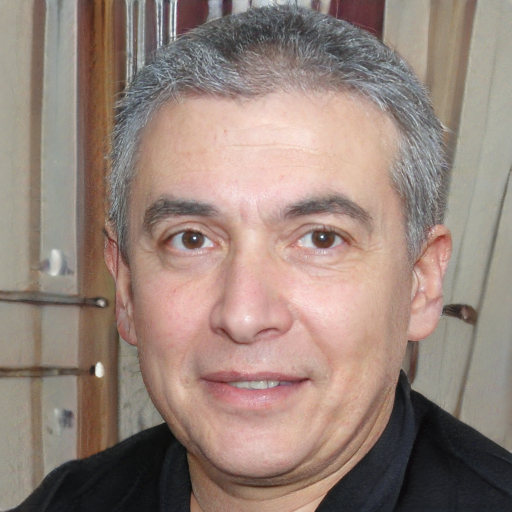
#> input picture images/download (1).jpg, 1024 x 1024 px (shown at 1/2 size)
$ python -i image_features.py   (imports and definitions only)   (older library calls are emulated)
#> lines starting #> are read from the running program, lines starting #| are printed output that depends on the picture
#> further down, picture is the input picture: shape (1024, 1024, 3); mean B, G, R 122.1, 131.5, 150.8
"""Image feature extraction utilities using OpenCV and NumPy."""

import io
from pathlib import Path

import cv2
import numpy as np
from PIL import Image
from PIL.ExifTags import TAGS

ALLOWED_IMAGE = {".jpg", ".jpeg", ".png", ".webp"}


def validate_image_file(filename: str) -> str:
    """Validate image file extension. Returns extension or raises ValueError."""
    ext = Path(filename).suffix.lower()
    if ext not in ALLOWED_IMAGE:
        raise ValueError(
            f"File type '{ext}' is not supported. Accepted: {', '.join(sorted(ALLOWED_IMAGE))}"
        )
    return ext


def load_image(image_bytes: bytes) -> np.ndarray:
    """Load image bytes into a numpy array (BGR format for OpenCV)."""
    nparr = np.frombuffer(image_bytes, np.uint8)
    img = cv2.imdecode(nparr, cv2.IMREAD_COLOR)
    if img is None:
        raise ValueError("Could not decode image file")
    return img


def extract_features(image: np.ndarray) -> dict:
    """Extract image features for deepfake analysis."""
    h, w = image.shape[:2]
#> h = 1024; w = 1024

    # --- Frequency domain analysis (FFT) ---
    gray = cv2.cvtColor(image, cv2.COLOR_BGR2GRAY)
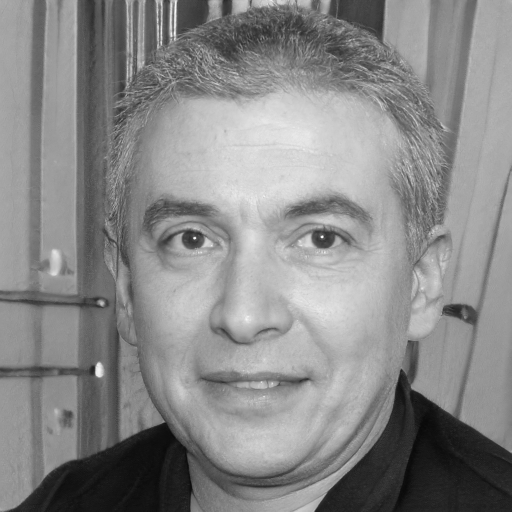
#> gray: shape (1024, 1024) (shown at 1/2 size); min 8, max 254, mean 136.2
    fft = np.fft.fft2(gray)
    fft_shift = np.fft.fftshift(fft)
    magnitude = np.abs(fft_shift)

    h_half, w_half = h // 2, w // 2
#> h_half = 512; w_half = 512
    center_size = min(h, w) // 8
#> center_size = 128
    low_freq = magnitude[
        h_half - center_size : h_half + center_size,
        w_half - center_size : w_half + center_size,
    ]
    total_energy = float(np.sum(magnitude))
#> total_energy = 6.38e+09
    low_energy = float(np.sum(low_freq))
#> low_energy = 3.19e+09
    high_freq_ratio = 1.0 - (low_energy / total_energy) if total_energy > 0 else 0.0
#> high_freq_ratio = 0.5

    log_magnitude = np.log1p(magnitude)
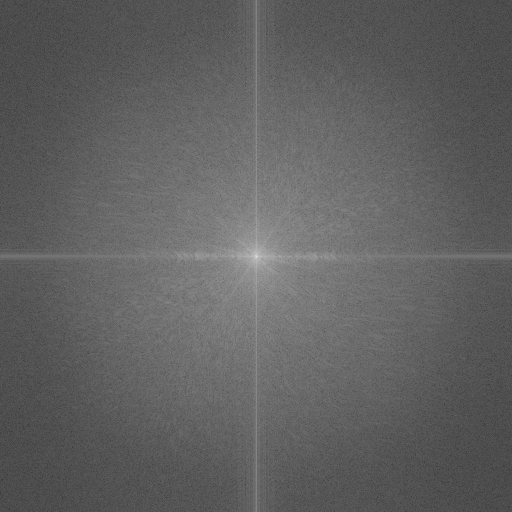
#> log_magnitude: shape (1024, 1024) float64 (shown at 1/2 size); min 0.78, max 18.78, mean 7.63; drawn with min black and max white
    freq_std = float(np.std(log_magnitude))
#> freq_std = 1.28
    has_gan_artifacts = freq_std < 2.0 and high_freq_ratio > 0.7
#> has_gan_artifacts = False

    if has_gan_artifacts:
        frequency_anomalies = "high_frequency_grid_pattern"
    elif high_freq_ratio > 0.8:
        frequency_anomalies = "unusual_high_freq_energy"
    else:
        frequency_anomalies = "normal_distribution"

    # --- Face detection ---
    face_cascade = cv2.CascadeClassifier(
        cv2.data.haarcascades + "haarcascade_frontalface_default.xml"
    )
    gray_small = cv2.resize(gray, (min(w, 800), min(h, 800)))
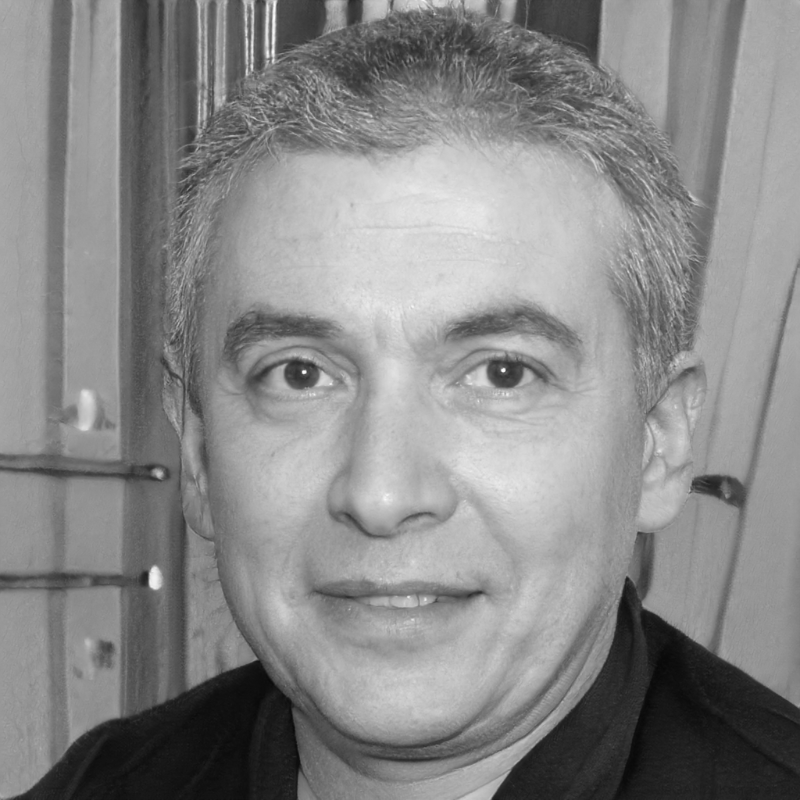
#> gray_small: shape (800, 800); min 8, max 251, mean 136.1
    faces = face_cascade.detectMultiScale(gray_small, scaleFactor=1.1, minNeighbors=5)
#> faces = [[134, 167, 524, 524]]
    face_detected = len(faces) > 0
#> face_detected = True

    # --- Facial symmetry ---
    facial_symmetry = 0.0
    if face_detected:
        fx, fy, fw, fh = faces[0]
#> fx = 134; fy = 167; fw = 524; fh = 524
        face_roi = gray_small[fy : fy + fh, fx : fx + fw]
        face_roi = cv2.resize(face_roi, (100, 100))
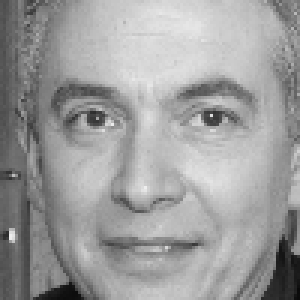
#> face_roi: shape (100, 100) (shown 3 times larger); min 10, max 238, mean 157.1
        left_half = face_roi[:, :50]
        right_half = cv2.flip(face_roi[:, 50:], 1)
        diff = np.abs(left_half.astype(float) - right_half.astype(float))
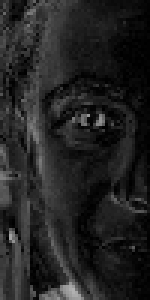
#> diff: shape (100, 50) float64 (shown 3 times larger); min 0, max 178, mean 34.7
        symmetry = 1.0 - (np.mean(diff) / 255.0)
#> symmetry = 0.864
        facial_symmetry = round(float(symmetry), 2)
#> facial_symmetry = 0.86

    # --- Lighting consistency ---
    h2, w2 = h // 2, w // 2
#> h2 = 512; w2 = 512
    quadrants = [
        gray[:h2, :w2],
        gray[:h2, w2:],
        gray[h2:, :w2],
        gray[h2:, w2:],
    ]
    quad_means = [float(np.mean(q)) for q in quadrants]
#> quad_means = [137.9, 155, 120, 131.9]
    lighting_consistency = round(1.0 - (np.std(quad_means) / 128.0), 2)
#> lighting_consistency = 0.9
    lighting_consistency = max(0.0, min(1.0, lighting_consistency))

    # --- Skin texture smoothness (GAN face detector) ---
    # StyleGAN faces lack natural skin texture (pores, fine lines).
    # Measure via local variance in the face region — too smooth = suspicious.
    skin_smoothness = 0.0
    if face_detected:
        fx, fy, fw, fh = faces[0]
        # Focus on cheek/forehead area (center of face)
        margin_x = int(fw * 0.2)
#> margin_x = 104
        margin_y = int(fh * 0.2)
#> margin_y = 104
        face_region = gray_small[
            fy + margin_y : fy + fh - margin_y,
            fx + margin_x : fx + fw - margin_x,
        ]
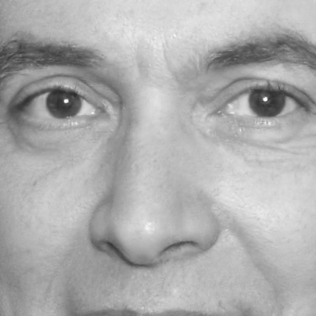
#> face_region: shape (316, 316); min 45, max 251, mean 172.9
        if face_region.size > 0:
            # Local variance using Laplacian (measures texture detail)
            laplacian = cv2.Laplacian(face_region, cv2.CV_64F)
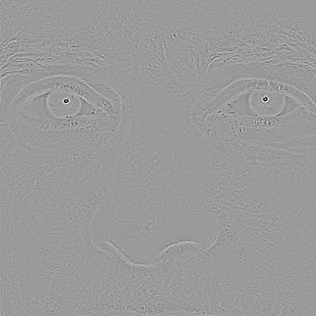
#> laplacian: shape (316, 316) float64; min -179, max 117, mean 0; drawn with min black and max white
            local_var = float(np.var(laplacian))
#> local_var = 58.85
            # Real skin has variance ~500-2000, GAN skin is often ~50-300
            # Normalize to 0-1 scale where 1.0 = suspiciously smooth
            skin_smoothness = round(max(0.0, min(1.0, 1.0 - (local_var - 50) / 1500)), 2)
#> skin_smoothness = 0.99

    # --- Metadata integrity ---
    metadata_integrity = check_metadata_integrity(image)
#> metadata_integrity = 'unknown'

    return {
        "gan_artifacts": has_gan_artifacts,
        "frequency_anomalies": frequency_anomalies,
        "facial_symmetry": facial_symmetry,
        "lighting_consistency": lighting_consistency,
        "metadata_integrity": metadata_integrity,
        "face_detected": face_detected,
        "skin_smoothness": skin_smoothness,
        "image_dimensions": f"{w}x{h}",
    }


def check_metadata_integrity(image_bytes_or_pil_source) -> str:
    """Check EXIF metadata status.

    AI-generated images typically have stripped or minimal EXIF data.
    Real camera photos usually have rich EXIF data (camera model, settings, etc).
    """
    try:
        if isinstance(image_bytes_or_pil_source, bytes):
            img = Image.open(io.BytesIO(image_bytes_or_pil_source))
        else:
            return "unknown"
    except Exception:
        return "unknown"

    exif_data = img._getexif()
    if exif_data is None:
        return "exif_stripped"

    camera_tags = {
        271: "Make",
        272: "Model",
        33434: "ExposureTime",
        33437: "FNumber",
        37500: "MakerNote",
        36867: "DateTimeOriginal",
    }
    found_camera_tags = sum(1 for tag_id in camera_tags if tag_id in exif_data)

    if found_camera_tags >= 3:
        return "clean"
    elif found_camera_tags >= 1:
        return "partial"
    else:
        return "exif_stripped"

>>> import cv2
>>> picture = cv2.imread('../../images/download (1).jpg')
>>> result = extract_features(picture)
#> result = {'gan_artifacts': False, 'frequency_anomalies': 'normal_distribution', 'facial_symmetry': 0.86, 'lighting_consistency': 0.9, 'metadata_integrity': 'unknown', 'face_detected': True, 'skin_smoothness': 0.99, 'image_dimensions': '1024x1024'}

$ run again, on images/images.jpg
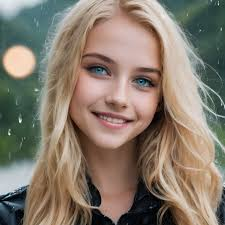
#> input picture images/images.jpg, 225 x 225 px
#> picture is the input picture: shape (225, 225, 3); mean B, G, R 108.8, 122.6, 134.7
#> total_energy = 176122558.8
#> low_energy = 79008366.3
#> high_freq_ratio = 0.551
#> in extract_features, `log_magnitude = np.log1p(magnitude)`:
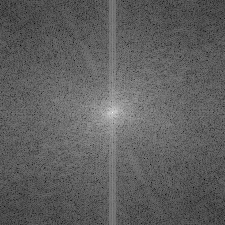
#> log_magnitude: shape (225, 225) float64; min 2.42, max 15.66, mean 7.37; drawn with min black and max white
#> freq_std = 1.06
#> has_gan_artifacts = False
#> faces = [[57, 30, 120, 120]]
#> face_detected = True
#> fx = 57; fy = 30; fw = 120
#> symmetry = 0.813
#> facial_symmetry = 0.81
#> quad_means = [132.6, 138.7, 110.6, 116.8]
#> lighting_consistency = 0.91
#> margin_x = 24
#> in extract_features, `laplacian = cv2.Laplacian(face_region, cv2.CV_64F)`:
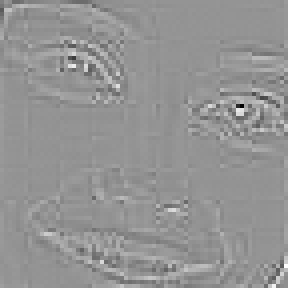
#> laplacian: shape (72, 72) float64 (shown 4 times larger); min -317, max 228, mean 0; drawn with min black and max white
#> local_var = 723.4
#> skin_smoothness = 0.55
#> metadata_integrity = 'unknown'
#> result = {'gan_artifacts': False, 'frequency_anomalies': 'normal_distribution', 'facial_symmetry': 0.81, 'lighting_consistency': 0.91, 'metadata_integrity': 'unknown', 'face_detected': True, 'skin_smoothness': 0.55, 'image_dimensions': '225x225'}
